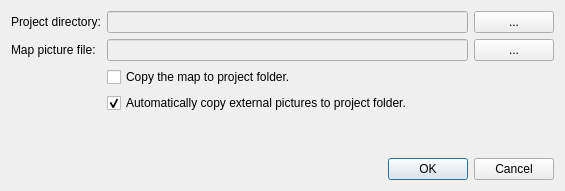
<?xml version="1.0" encoding="UTF-8"?>
<ui version="4.0">
 <class>Dlg_newGribproject</class>
 <widget class="QDialog" name="Dlg_newGribproject">
  <property name="geometry">
   <rect>
    <x>0</x>
    <y>0</y>
    <width>565</width>
    <height>191</height>
   </rect>
  </property>
  <property name="windowTitle">
   <string>New Gribouillot project</string>
  </property>
  <layout class="QGridLayout" name="gridLayout">
   <item row="1" column="2">
    <widget class="QPushButton" name="projectBrowseBtt">
     <property name="text">
      <string>...</string>
     </property>
    </widget>
   </item>
   <item row="1" column="0">
    <widget class="QLabel" name="projectDirLabel">
     <property name="text">
      <string>Project directory:</string>
     </property>
    </widget>
   </item>
   <item row="5" column="1">
    <widget class="QCheckBox" name="mapImageChkBx">
     <property name="text">
      <string>Copy the map to project folder.</string>
     </property>
    </widget>
   </item>
   <item row="8" column="0" colspan="3">
    <widget class="QDialogButtonBox" name="boxBtt">
     <property name="orientation">
      <enum>Qt::Horizontal</enum>
     </property>
     <property name="standardButtons">
      <set>QDialogButtonBox::Cancel|QDialogButtonBox::Ok</set>
     </property>
    </widget>
   </item>
   <item row="1" column="1">
    <widget class="QLineEdit" name="projectDirEdit">
     <property name="enabled">
      <bool>false</bool>
     </property>
    </widget>
   </item>
   <item row="3" column="2">
    <widget class="QPushButton" name="mapBrowseBtt">
     <property name="text">
      <string>...</string>
     </property>
    </widget>
   </item>
   <item row="3" column="1">
    <widget class="QLineEdit" name="mapImageEdit">
     <property name="enabled">
      <bool>false</bool>
     </property>
    </widget>
   </item>
   <item row="3" column="0">
    <widget class="QLabel" name="mapImageLabel">
     <property name="text">
      <string>Map picture file:</string>
     </property>
    </widget>
   </item>
   <item row="6" column="1" colspan="2">
    <widget class="QCheckBox" name="externalPicChckBx">
     <property name="text">
      <string>Automatically copy external pictures to project folder.</string>
     </property>
     <property name="checked">
      <bool>true</bool>
     </property>
    </widget>
   </item>
   <item row="7" column="0">
    <spacer name="verticalSpacer">
     <property name="orientation">
      <enum>Qt::Vertical</enum>
     </property>
     <property name="sizeHint" stdset="0">
      <size>
       <width>20</width>
       <height>40</height>
      </size>
     </property>
    </spacer>
   </item>
  </layout>
 </widget>
 <tabstops>
  <tabstop>projectBrowseBtt</tabstop>
  <tabstop>mapBrowseBtt</tabstop>
  <tabstop>mapImageEdit</tabstop>
  <tabstop>projectDirEdit</tabstop>
 </tabstops>
 <resources/>
 <connections>
  <connection>
   <sender>boxBtt</sender>
   <signal>accepted()</signal>
   <receiver>Dlg_newGribproject</receiver>
   <slot>accept()</slot>
   <hints>
    <hint type="sourcelabel">
     <x>248</x>
     <y>254</y>
    </hint>
    <hint type="destinationlabel">
     <x>189</x>
     <y>77</y>
    </hint>
   </hints>
  </connection>
  <connection>
   <sender>boxBtt</sender>
   <signal>rejected()</signal>
   <receiver>Dlg_newGribproject</receiver>
   <slot>reject()</slot>
   <hints>
    <hint type="sourcelabel">
     <x>316</x>
     <y>260</y>
    </hint>
    <hint type="destinationlabel">
     <x>286</x>
     <y>274</y>
    </hint>
   </hints>
  </connection>
  <connection>
   <sender>mapBrowseBtt</sender>
   <signal>clicked()</signal>
   <receiver>Dlg_newGribproject</receiver>
   <slot>mapImagePath()</slot>
   <hints>
    <hint type="sourcelabel">
     <x>327</x>
     <y>77</y>
    </hint>
    <hint type="destinationlabel">
     <x>189</x>
     <y>77</y>
    </hint>
   </hints>
  </connection>
  <connection>
   <sender>projectBrowseBtt</sender>
   <signal>clicked()</signal>
   <receiver>Dlg_newGribproject</receiver>
   <slot>projectDirPath()</slot>
   <hints>
    <hint type="sourcelabel">
     <x>513</x>
     <y>33</y>
    </hint>
    <hint type="destinationlabel">
     <x>282</x>
     <y>78</y>
    </hint>
   </hints>
  </connection>
 </connections>
 <slots>
  <slot>mapImagePath()</slot>
  <slot>projectDirPath()</slot>
 </slots>
</ui>
